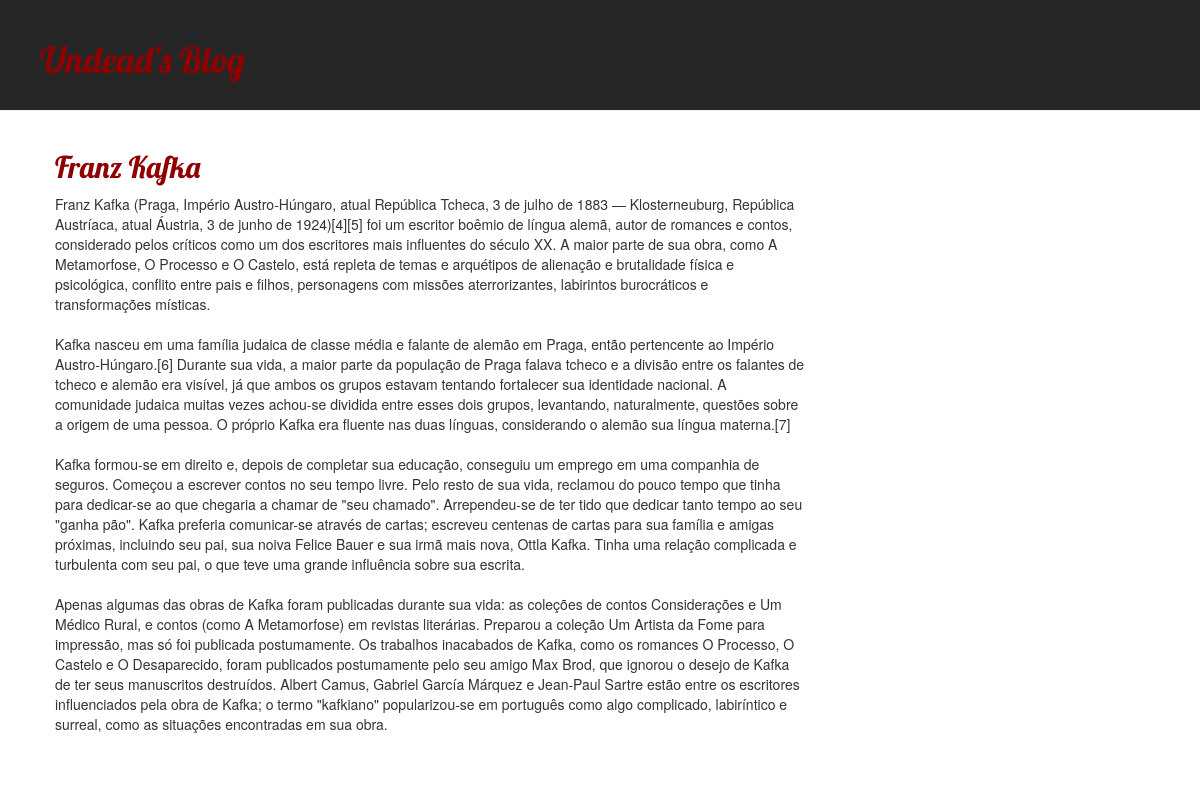
Screenshot of /post/2 with the database file from the repository.
### blog/models.py (models this page shows, shortened)
class Post(models.Model):
  author = models.ForeignKey(settings.AUTH_USER_MODEL, on_delete = models.CASCADE)
  title = models.CharField(max_length = 200)
  text = models.TextField()
  created_date = models.DateTimeField(default = timezone.now)
  published_date = models.DateTimeField(blank = True, null = True)

### blog/views.py (the view)
# urls.py: path('post/<int:pk>', views.post_detail, name = 'post_detail'),
def post_detail(request, pk):
  post = get_object_or_404(Post, pk=pk)
  return render(request, 'blog/post_detail.html', {'post': post})

### blog/templates/blog/post_detail.html (shortened to what this page needs)
{% extends 'blog/base.html' %}
{% block content %}
<div class="post">
   <div class="title-detail">
      <h2>{{ post.title }}</h2>
   </div>
   <p>{{ post.text|linebreaksbr }}</p>
</div>
{% endblock %}

### blog/static/css/blog.css (style rules this page uses)
h1, h2, h3, h4 { font-family: 'Lobster', cursive; }
.post { margin-bottom: 70px; }
h1 a, h2 a, .title-detail { color: #900000; }

### rows the page displays
Post: title "Franz Kafka", text "Franz Kafka (Praga, Império Austro-Húngaro, atual República Tcheca, 3 de julho de 1883 — Klosterneuburg, República Austríaca, atual Áustria, 3 de junho de 1924)[4][5] foi um escritor boêmio de língua alemã, autor de romances e contos, considerado pelos críticos como um dos escritores mais influentes do século XX. A maior parte de sua obra, como A Metamorfose, O Processo e O Castelo, está repleta de temas e arquétipos de alienação e brutalidade física e psicológica, conflito entre pais e filhos, personagens com missões aterrorizantes, labirintos burocráticos e transformações místicas. Kafka nasceu em uma família judaica de classe média e falante de alemão em Praga, então pertencente ao…"
